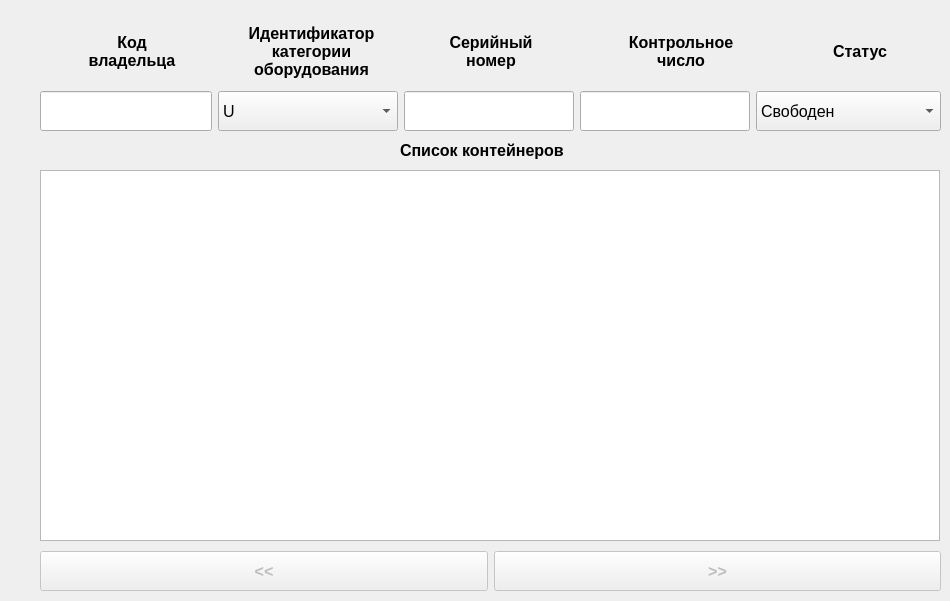
    <widget class="QWidget" name="tab_7">
     <attribute name="title">
      <string>Список контейнеров</string>
     </attribute>
     <widget class="QWidget" name="horizontalLayoutWidget_9">
      <property name="geometry">
       <rect>
        <x>40</x>
        <y>550</y>
        <width>901</width>
        <height>42</height>
       </rect>
      </property>
      <layout class="QHBoxLayout" name="horizontalLayout_131">
       <item>
        <widget class="QPushButton" name="case_left_button">
         <property name="enabled">
          <bool>false</bool>
         </property>
         <property name="minimumSize">
          <size>
           <width>0</width>
           <height>40</height>
          </size>
         </property>
         <property name="font">
          <font>
           <pointsize>12</pointsize>
           <bold>true</bold>
          </font>
         </property>
         <property name="text">
          <string>&lt;&lt;</string>
         </property>
        </widget>
       </item>
       <item>
        <widget class="QPushButton" name="case_right_button">
         <property name="enabled">
          <bool>false</bool>
         </property>
         <property name="minimumSize">
          <size>
           <width>0</width>
           <height>40</height>
          </size>
         </property>
         <property name="font">
          <font>
           <pointsize>12</pointsize>
           <bold>true</bold>
          </font>
         </property>
         <property name="text">
          <string>&gt;&gt;</string>
         </property>
        </widget>
       </item>
      </layout>
     </widget>
     <widget class="QTableView" name="case_table">
      <property name="geometry">
       <rect>
        <x>40</x>
        <y>170</y>
        <width>900</width>
        <height>371</height>
       </rect>
      </property>
      <property name="font">
       <font>
        <pointsize>12</pointsize>
       </font>
      </property>
      <property name="sortingEnabled">
       <bool>true</bool>
      </property>
      <attribute name="horizontalHeaderCascadingSectionResizes">
       <bool>false</bool>
      </attribute>
      <attribute name="horizontalHeaderDefaultSectionSize">
       <number>179</number>
      </attribute>
     </widget>
     <widget class="QLabel" name="case_title_label">
      <property name="geometry">
       <rect>
        <x>400</x>
        <y>130</y>
        <width>211</width>
        <height>40</height>
       </rect>
      </property>
      <property name="minimumSize">
       <size>
        <width>0</width>
        <height>40</height>
       </size>
      </property>
      <property name="font">
       <font>
        <pointsize>12</pointsize>
        <bold>true</bold>
       </font>
      </property>
      <property name="text">
       <string>Список контейнеров</string>
      </property>
     </widget>
     <widget class="QWidget" name="horizontalLayoutWidget_5">
      <property name="geometry">
       <rect>
        <x>40</x>
        <y>90</y>
        <width>901</width>
        <height>42</height>
       </rect>
      </property>
      <layout class="QHBoxLayout" name="horizontalLayout_33">
       <item>
        <widget class="QLineEdit" name="code_filter_edit">
         <property name="sizePolicy">
          <sizepolicy hsizetype="Fixed" vsizetype="Fixed">
           <horstretch>0</horstretch>
           <verstretch>0</verstretch>
          </sizepolicy>
         </property>
         <property name="minimumSize">
          <size>
           <width>172</width>
           <height>40</height>
          </size>
         </property>
         <property name="font">
          <font>
           <pointsize>12</pointsize>
          </font>
         </property>
        </widget>
       </item>
       <item>
        <widget class="QComboBox" name="rig_filter_box">
         <property name="minimumSize">
          <size>
           <width>180</width>
           <height>40</height>
          </size>
         </property>
         <property name="font">
          <font>
           <pointsize>12</pointsize>
          </font>
         </property>
         <item>
          <property name="text">
           <string>U</string>
          </property>
         </item>
         <item>
          <property name="text">
           <string>Z</string>
          </property>
         </item>
         <item>
          <property name="text">
           <string>R</string>
          </property>
         </item>
         <item>
          <property name="text">
           <string>J</string>
          </property>
         </item>
        </widget>
       </item>
       <item>
        <widget class="QLineEdit" name="item_filter_edit">
         <property name="sizePolicy">
          <sizepolicy hsizetype="Fixed" vsizetype="Fixed">
           <horstretch>0</horstretch>
           <verstretch>0</verstretch>
          </sizepolicy>
         </property>
         <property name="minimumSize">
          <size>
           <width>170</width>
           <height>40</height>
          </size>
         </property>
         <property name="font">
          <font>
           <pointsize>12</pointsize>
          </font>
         </property>
        </widget>
       </item>
       <item>
        <widget class="QLineEdit" name="number_filter_edit">
         <property name="sizePolicy">
          <sizepolicy hsizetype="Fixed" vsizetype="Fixed">
           <horstretch>0</horstretch>
           <verstretch>0</verstretch>
          </sizepolicy>
         </property>
         <property name="minimumSize">
          <size>
           <width>170</width>
           <height>40</height>
          </size>
         </property>
         <property name="font">
          <font>
           <pointsize>12</pointsize>
          </font>
         </property>
        </widget>
       </item>
       <item>
        <widget class="QComboBox" name="case_status_filter_box">
         <property name="minimumSize">
          <size>
           <width>155</width>
           <height>40</height>
          </size>
         </property>
         <property name="font">
          <font>
           <pointsize>12</pointsize>
          </font>
         </property>
         <item>
          <property name="text">
           <string>Свободен</string>
          </property>
         </item>
         <item>
          <property name="text">
           <string>Обрабатывается на складе</string>
          </property>
         </item>
         <item>
          <property name="text">
           <string>Занят</string>
          </property>
         </item>
         <item>
          <property name="text">
           <string>Направлен диспетчеру</string>
          </property>
         </item>
         <item>
          <property name="text">
           <string>Обрабатывается диспетчером</string>
          </property>
         </item>
         <item>
          <property name="text">
           <string>Направлен стивидору</string>
          </property>
         </item>
         <item>
          <property name="text">
           <string>Обрабатывается стивидором</string>
          </property>
         </item>
         <item>
          <property name="text">
           <string>Погружен</string>
          </property>
         </item>
         <item>
          <property name="text">
           <string>Не погружен</string>
          </property>
         </item>
        </widget>
       </item>
      </layout>
     </widget>
     <widget class="QWidget" name="gridLayoutWidget_4">
      <property name="geometry">
       <rect>
        <x>40</x>
        <y>10</y>
        <width>901</width>
        <height>83</height>
       </rect>
      </property>
      <layout class="QGridLayout" name="gridLayout_4">
       <item row="0" column="4">
        <widget class="QLabel" name="number_filter_label">
         <property name="minimumSize">
          <size>
           <width>184</width>
           <height>80</height>
          </size>
         </property>
         <property name="font">
          <font>
           <pointsize>12</pointsize>
           <bold>true</bold>
          </font>
         </property>
         <property name="text">
          <string>Контрольное
число</string>
         </property>
         <property name="alignment">
          <set>Qt::AlignmentFlag::AlignCenter</set>
         </property>
        </widget>
       </item>
       <item row="0" column="5">
        <widget class="QLabel" name="case_status_filter_label">
         <property name="minimumSize">
          <size>
           <width>150</width>
           <height>80</height>
          </size>
         </property>
         <property name="font">
          <font>
           <pointsize>12</pointsize>
           <bold>true</bold>
          </font>
         </property>
         <property name="text">
          <string>Статус</string>
         </property>
         <property name="alignment">
          <set>Qt::AlignmentFlag::AlignCenter</set>
         </property>
        </widget>
       </item>
       <item row="0" column="1">
        <widget class="QLabel" name="rig_filter_label">
         <property name="minimumSize">
          <size>
           <width>155</width>
           <height>80</height>
          </size>
         </property>
         <property name="font">
          <font>
           <pointsize>12</pointsize>
           <bold>true</bold>
          </font>
         </property>
         <property name="text">
          <string>Идентификатор
категории
оборудования</string>
         </property>
         <property name="alignment">
          <set>Qt::AlignmentFlag::AlignCenter</set>
         </property>
        </widget>
       </item>
       <item row="0" column="0">
        <widget class="QLabel" name="code_filter_label">
         <property name="minimumSize">
          <size>
           <width>184</width>
           <height>80</height>
          </size>
         </property>
         <property name="font">
          <font>
           <pointsize>12</pointsize>
           <bold>true</bold>
          </font>
         </property>
         <property name="text">
          <string>Код
владельца</string>
         </property>
         <property name="alignment">
          <set>Qt::AlignmentFlag::AlignCenter</set>
         </property>
        </widget>
       </item>
       <item row="0" column="3">
        <widget class="QLabel" name="item_filter_label">
         <property name="minimumSize">
          <size>
           <width>184</width>
           <height>80</height>
          </size>
         </property>
         <property name="font">
          <font>
           <pointsize>12</pointsize>
           <bold>true</bold>
          </font>
         </property>
         <property name="text">
          <string>Серийный
номер</string>
         </property>
         <property name="alignment">
          <set>Qt::AlignmentFlag::AlignCenter</set>
         </property>
        </widget>
       </item>
      </layout>
     </widget>
    </widget>
